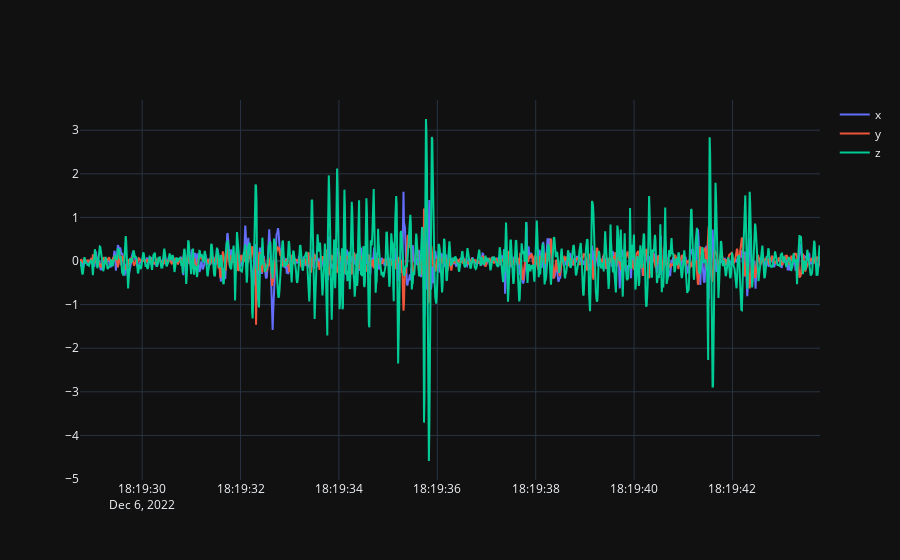

The cell this chart's notebook holds for it:
### Code cell
# path_E4 = "./data/output/"
df = pd.read_csv('./Data/2022-12-06_17-32-02/Accelerometer.csv')

df.index = pd.to_datetime(df['time'], unit = 'ns')

fig = go.Figure()

for axis in ['x', 'y', 'z']:
    fig.add_trace(go.Scatter(x = df.index, y = df[axis], name = axis))

fig.show()

### Figure 1 — Plotly figure (JSON) as saved in the notebook; plotly's stock layout.template omitted (floating-point values rounded to 4 significant figures; data arrays with more than 128 entries replaced by an {"elided": "..."} marker saying what was removed)
{"data": [{"name": "x", "x": {"elided": "1516 str values"}, "y": {"elided": "1516 float values"}, "type": "scatter"}, {"name": "y", "x": {"elided": "1516 str values"}, "y": {"elided": "1516 float values"}, "type": "scatter"}, {"name": "z", "x": {"elided": "1516 str values"}, "y": {"elided": "1516 float values"}, "type": "scatter"}], "layout": {}}
